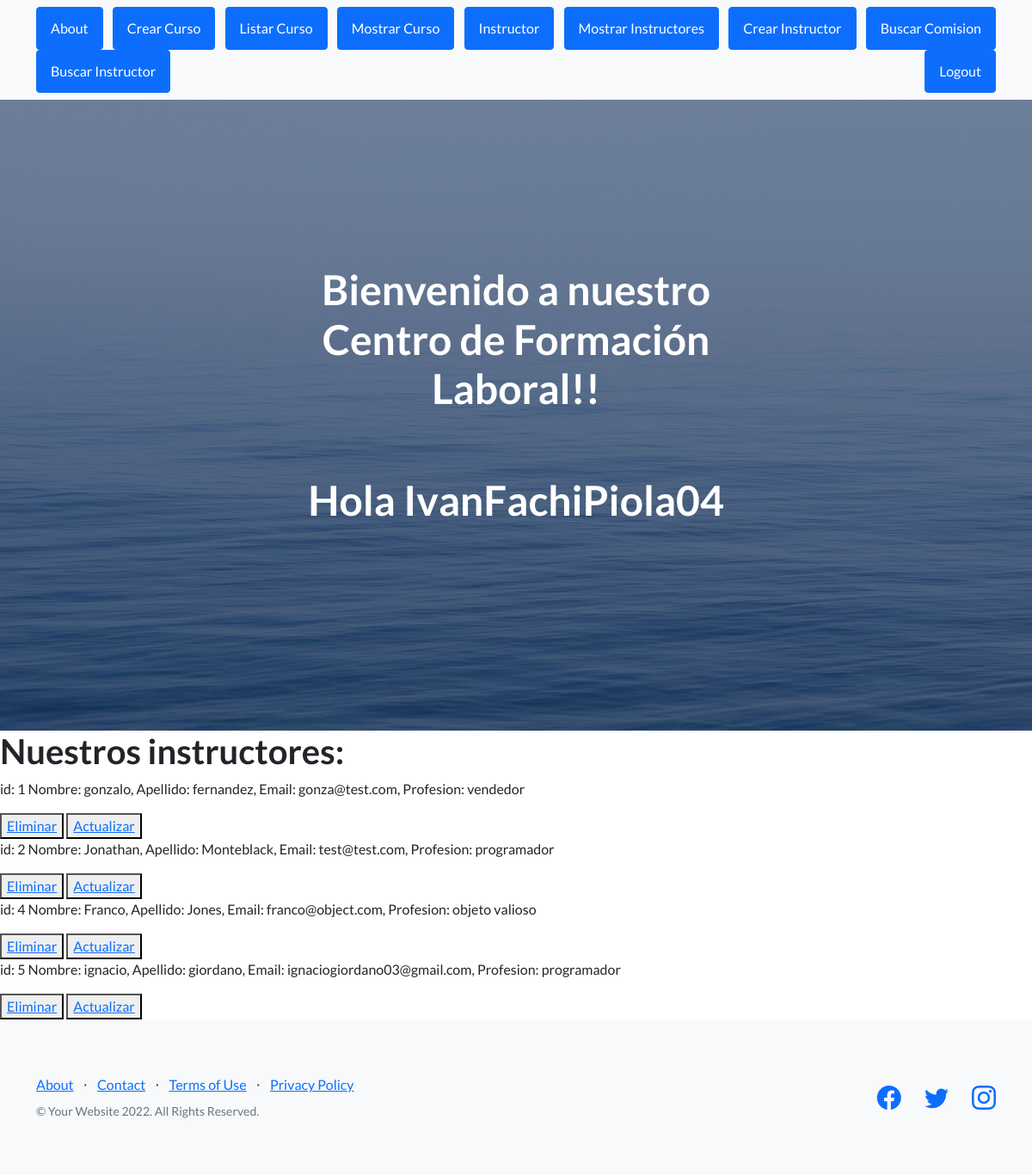
The page /mostrar_instructores/ (signed in) on the database its author committed.
### MiApp/models.py (models this page shows, shortened)
class Instructor(models.Model):
    nombre= models.CharField(max_length=40)
    apellido= models.CharField(max_length=40)
    email= models.EmailField()
    profesion= models.CharField(max_length=30)

### MiApp/views.py (the view)
# urls.py: path('mostrar_instructores/', views.mostrar_instructores, name='Mostrar Instructores'),
def mostrar_instructores(request):
    instructores = Instructor.objects.all()
    context = {'instructores': instructores}
    return render(request, 'MiApp/mostrar_instructores.html', context=context)

### MiApp/Templates/MiApp/mostrar_instructores.html
{% extends 'MiApp/index.html' %}
{% load static %}
{% block codigoDinamico %}
<h1>Nuestros instructores:</h1>
{% for instructor in instructores %}
    <p>
        id: {{instructor.id}}
        Nombre: {{instructor.nombre}}, Apellido: {{instructor.apellido}},
        Email: {{instructor.email}}, Profesion: {{instructor.profesion}}
    </p>
    <button>
        <a href="{% url 'Eliminar instructor' instructor_id=instructor.id %}">Eliminar</a>
    </button>
    <button>
        <a href="{% url 'actualizar instructor' instructor_id=instructor.id %}">Actualizar</a>
    </button>
{% endfor %}
{% endblock  %}

### MiApp/Templates/MiApp/index.html (shortened to what this page needs)
<!DOCTYPE html>
<html lang="en">
    <head>
        {% load static %}
        <link href=" https://cdn.jsdelivr.net/npm/bootstrap-icons@1.5.0/font/bootstrap-icons.css"   rel="stylesheet" type="text/css" />
        <link href="{% static 'MiApp/css/styles.css' %}" rel="stylesheet" />
    </head>
    <body>
        <nav class="navbar navbar-light bg-light static-top">
            <div class="container">
                <a class="btn btn-primary" href="{% url 'About' %}">About</a>
                <a class="btn btn-primary" href="{% url 'Crear Curso' %}">Crear Curso</a>
                <a class="btn btn-primary" href="{% url 'List' %}">Listar Curso</a>
                <a class="btn btn-primary" href="{% url 'Mostrar Curso' %}">Mostrar Curso</a>
                <a class="btn btn-primary" href="{% url 'Mostrar Instructor' %}"> Instructor</a>
                <a class="btn btn-primary" href="{% url 'Mostrar Instructores' %}">Mostrar Instructores</a>
                <a class="btn btn-primary" href="{% url 'Crear Instructor' %}">Crear Instructor</a>
                <a class="btn btn-primary" href="{% url 'Buscar Comision' %}">Buscar Comision</a>
                <a class="btn btn-primary" href="{% url 'Buscar Instructor' %}">Buscar Instructor</a>
                {% if request.user.is_authenticated %}
                    <a class="btn btn-primary" href="{% url 'Logout' %}">Logout</a>
                {% else %}
                    <a class="btn btn-primary" href="{% url 'Login' %}">Login</a>
                {% endif %}
            </div>
        </nav>
        <header class="masthead">
            <div class="container position-relative">
                <div class="row justify-content-center">
                    <div class="col-xl-6">
                        <div class="text-center text-white">
                            <h1 class="mb-5">Bienvenido a nuestro Centro de Formación Laboral!!</h1>
                            {% if request.user.is_authenticated %}
                            <h1 class="mb-5">Hola {{user.username}}</h1>
                            {% else %}
                                <h1 class="mb-5">Hola invitado</h1>
                            {% endif %}
                        </div>
                    </div>
                </div>
            </div>
        </header>
        {% block codigoDinamico %}
        {% endblock  %}
        <footer class="footer bg-light">
            <div class="container">
                <div class="row">
                    <div class="col-lg-6 h-100 text-center text-lg-start my-auto">
                        <ul class="list-inline mb-2">
                            <li class="list-inline-item"><a href="#!">About</a></li>
                            <li class="list-inline-item">⋅</li>
                            <li class="list-inline-item"><a href="#!">Contact</a></li>
                            <li class="list-inline-item">⋅</li>
                            <li class="list-inline-item"><a href="#!">Terms of Use</a></li>
                            <li class="list-inline-item">⋅</li>
                            <li class="list-inline-item"><a href="#!">Privacy Policy</a></li>
                        </ul>
                        <p class="text-muted small mb-4 mb-lg-0">&copy; Your Website 2022. All Rights Reserved.</p>
                    </div>
                    <div class="col-lg-6 h-100 text-center text-lg-end my-auto">
                        <ul class="list-inline mb-0">
                            <li class="list-inline-item me-4">
                                <a href="#!"><i class="bi-facebook fs-3"></i></a>
                            </li>
                            <li class="list-inline-item me-4">
                                <a href="#!"><i class="bi-twitter fs-3"></i></a>
                            </li>
                            <li class="list-inline-item">
                                <a href="#!"><i class="bi-instagram fs-3"></i></a>
                            </li>
                        </ul>
                    </div>
                </div>
            </div>
        </footer>
    </body>
</html>

### rows shown on the page
Instructor: id "1", nombre "gonzalo", apellido "fernandez", email "gonza@test.com", profesion "vendedor"
Instructor: id "2", nombre "Jonathan", apellido "Monteblack", email "test@test.com", profesion "programador"
Instructor: id "4", nombre "Franco", apellido "Jones", email "franco@object.com", profesion "objeto valioso"
Instructor: id "5", nombre "ignacio", apellido "giordano", email "ignaciogiordano03@gmail.com", profesion "programador"

### other values the page prints
{{ user.username }} "IvanFachiPiola04"
